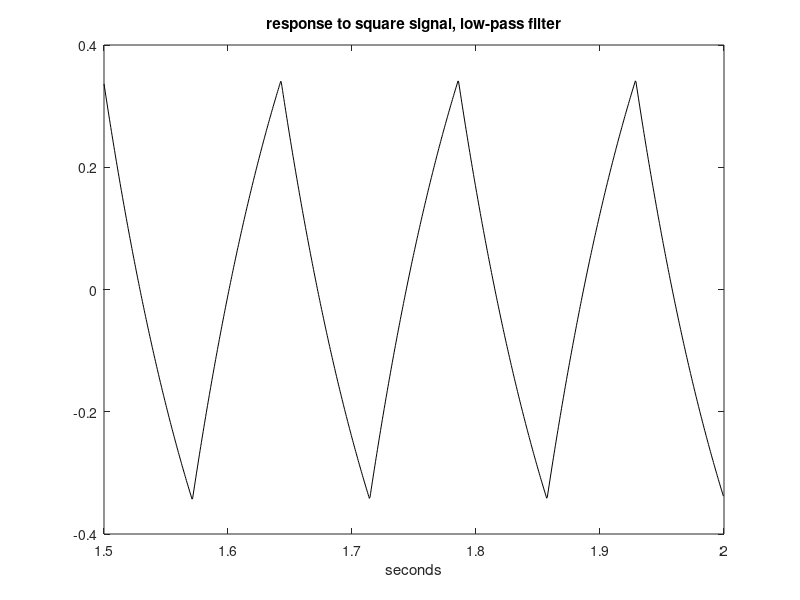

MATLAB code to generate this figure:
% Response to square signal, low-pass filter
R=1; C=0.1;%values of the components
num=[1]; % transfer function numerator;
den=[R*C 1]; %transfer function denominator
G=tf(num,den); %transfer function
% Input square signal 
fu=7; %signal frequency in Hz
wu=2*pi*fu; %signal frequency in rad/s
fs=2000; %sampling frequency in Hz
tiv=1/fs; %time interval between samples;
t=0:tiv:(2-tiv); %time intervals set (2 seconds)
u=square(wu*t); %input signal data set
[y,ty]=lsim(G,u,t); %computes the system output
plot(t(3001:4000),y(3001:4000),'k'); %plots last 1/2 second of output signal
xlabel('seconds'); title('response to square signal, low-pass filter');
